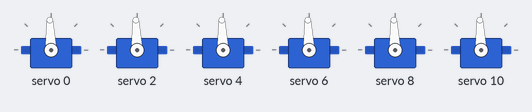
The sketch below on a simulated Arduino Uno, built with avr-gcc and run on an emulated ATmega328P. Shown: 6 × servo. What the sketch prints to the serial monitor is not drawn.

Above: at 2.75 s.
At 3.3 s:
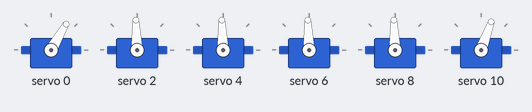
At 3.85 s:
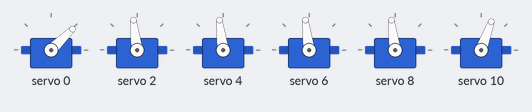
At 5.0 s:
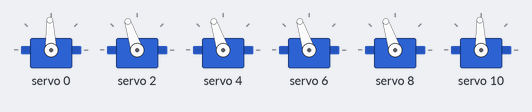
At 6.1 s:
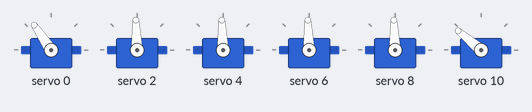
At 7.25 s:
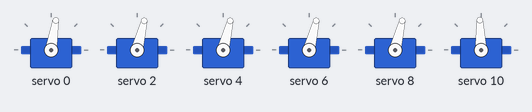
Timing chart, 0 to 8.6 s (numbered marks = the images above):
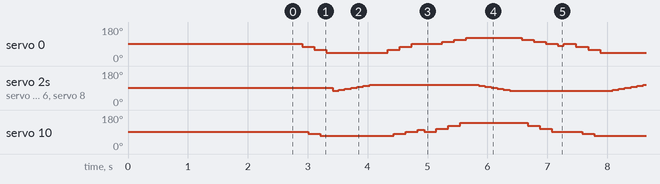

Measured:
- by itself, servo 10: repeats every 4.6 s: 70° 1.2 s, 81° 0.20 s, 92° 0.20 s, 103° 0.10 s, 92° 0.20 s, 108° 0.20 s, 124° 0.20 s, 140° 1.1 s, 124° 0.20 s, 108° 0.20 s, 92° 0.50 s, 81° 0.20 s
- by itself, servo 0: repeats every 4.6 s: 60° 0.20 s, 44° 1.0 s, 60° 0.20 s, 76° 0.20 s, 92° 0.50 s, 103° 0.20 s, 113° 0.20 s, 124° 0.92 s, 113° 0.20 s, 103° 0.20 s, 92° 0.20 s, 81° 0.10 s, 92° 0.20 s, 76° 0.20 s

The sketch:

Biped_robot_code.ino
```cpp
#include<Wire.h>          // Library for initializing I2C Communication between Arduino & the shield
#include<Adafruit_PWMServoDriver.h>  // Library for 16-channel pwm servo driver shield

Adafruit_PWMServoDriver pwm = Adafruit_PWMServoDriver();    // PWM Object Defined

#define ServoMin 102    // "Tick" (out of 4096) Corresponding to min duty cycle (0 degree angle)
#define ServoMax 510    // "Tick"  (out of 4096) Corresponding to max duty cycle (180 degree angle)

int flag = 0;  // variable to differentiate the first loop from the rest steps

void servowrite(int servonum, int angle)
{
  int tick = map(angle,0,180,ServoMin,ServoMax);
  pwm.setPWM(servonum,0,tick);
}


void zeroset()
{
  for (int i = 0; i <6;i++)
  {
    servowrite(2*i,90);
    Serial.println("angle = 0");
    delay(100);
  }

}


void setup()
{
  // put your setup code here, to run once:
  Serial.begin(9600);
  pwm.begin();
  pwm.setPWMFreq(50);   //Analog Servos run at ~60Hz

  delay(100);

  zeroset();
  delay(2000);


}

void loop()
{
  // put your main code here, to run repeatedly:
  /*
  step 1 :
  left ankle  - 90 --> 45
  right angle - 90 --> 70
  */

  for (int i = 0; i<4;i++)
  {
    servowrite(0,90-15*i);
    delay(100);

    if(i<3)
    {
      servowrite(10,90-10*i);
      delay(100);
    }
  }


  if (flag = 0)
  {
    /*
    Step - 2 :
    Left hip,thigh   - 90 --> 105
    right hip, thigh - 90 --> 105
    */

    for (int i = 0; i <4;i++)
    {
      servowrite(2,90+5*i);    // Left thigh
      servowrite(4,90+5*i);    // left hip
      servowrite(6,90+5*i);    // right hip
      servowrite(8,90+5*i);    // right thigh

      delay(100);
    }
  }

  else
  {
    /*
    Step - 2a :
    Left hip,thigh   - 75 --> 105
    right hip, thigh - 75 --> 105
    */

    for (int i = 0; i <7;i++)
    {
      servowrite(2,75+5*i);    // Left thigh
      servowrite(4,75+5*i);    // left hip
      servowrite(6,75+5*i);    // right hip
      servowrite(8,75+5*i);    // right thigh

      delay(100);
    }
  }
  /*
  step 3 :
  Left Ankle  - 45 --> 90
  Right Ankle - 70 --> 90
  */

  for (int i = 0; i < 4; i++)
  {
    servowrite(0,45+15*i);
    delay(100);

    if (i < 3 );
    {
      servowrite(10,70+10*i);
      delay(100);
    }

  }


  /*
  step 4 :
  Left Ankle  - 90 --> 110
  Right Ankle - 90 --> 135
  */

  for (int i = 0; i < 4; i++)
  {
    servowrite(10,90+15*i);
    delay(100);

    if (i < 3 );
    {
      servowrite(0,90+10*i);
      delay(100);
    }
  }

  /*
  Step - 5 :
  Left hip,thigh   - 105 --> 75
  right hip, thigh - 105 --> 75
  */

  for (int i = 0; i <7;i++)
  {
    servowrite(2,105-5*i);    // Left thigh
    servowrite(4,105-5*i);    // left hip
    servowrite(6,105-5*i);    // right hip
    servowrite(8,105-5*i);    // right thigh

    delay(100);
  }


  /*
  step 6 :
  Left Ankle  - 110 --> 90
  Right Ankle - 135 --> 90
  */

  for (int i = 0; i < 4; i++)
  {
    servowrite(10,135-15*i);
    delay(100);

    if (i < 3 );
    {
      servowrite(0,110-10*i);
      delay(100);
    }
  }


  flag++;        // After Cycle 1, Changes the gait to initiate step 2 from.

}
```
